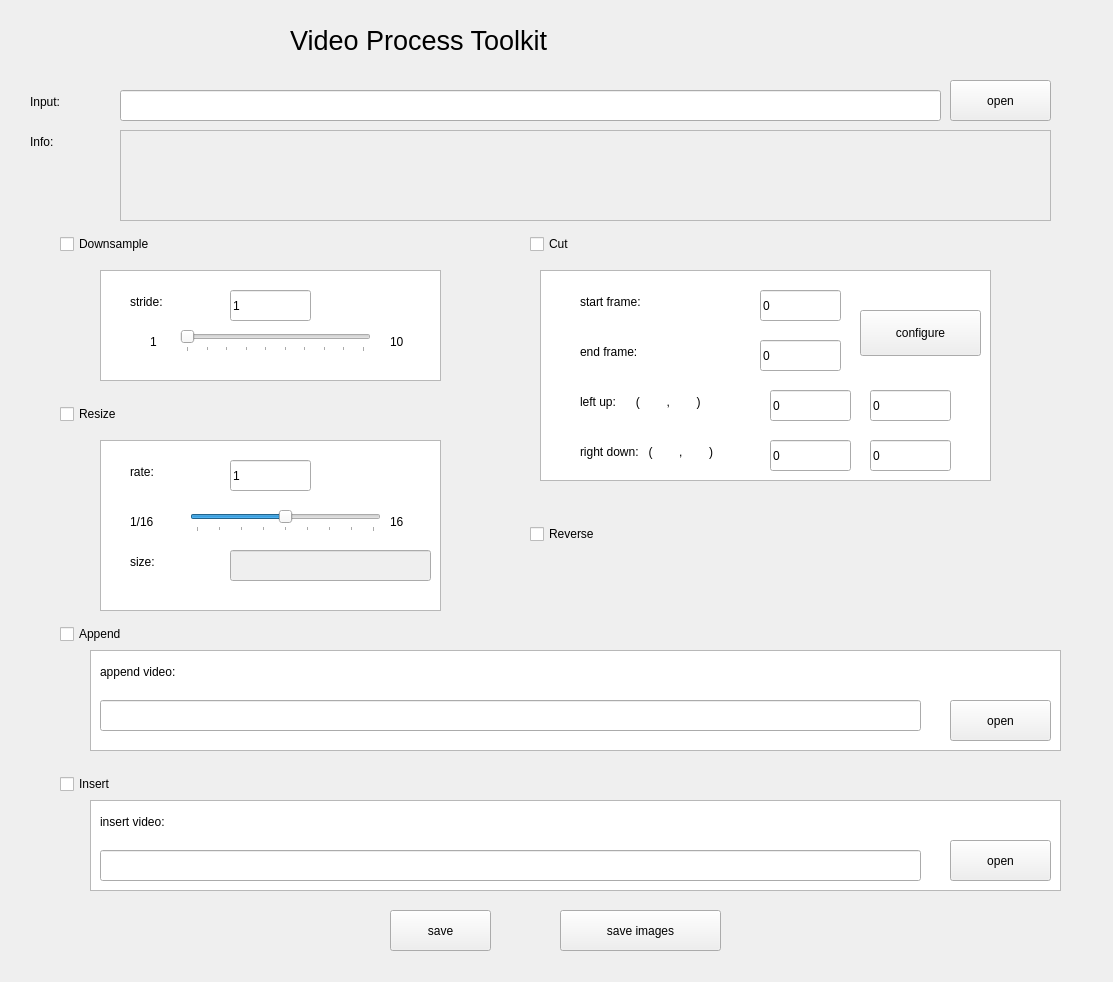
<?xml version="1.0" encoding="UTF-8"?>
<ui version="4.0">
 <class>MainWindow</class>
 <widget class="QMainWindow" name="MainWindow">
  <property name="geometry">
   <rect>
    <x>0</x>
    <y>0</y>
    <width>1113</width>
    <height>982</height>
   </rect>
  </property>
  <property name="windowTitle">
   <string>MainWindow</string>
  </property>
  <widget class="QWidget" name="centralwidget">
   <widget class="QLabel" name="label">
    <property name="geometry">
     <rect>
      <x>30</x>
      <y>90</y>
      <width>81</width>
      <height>24</height>
     </rect>
    </property>
    <property name="text">
     <string>Input:</string>
    </property>
   </widget>
   <widget class="QLineEdit" name="inputEdit">
    <property name="geometry">
     <rect>
      <x>120</x>
      <y>90</y>
      <width>821</width>
      <height>31</height>
     </rect>
    </property>
   </widget>
   <widget class="QPushButton" name="selectButton">
    <property name="geometry">
     <rect>
      <x>950</x>
      <y>80</y>
      <width>101</width>
      <height>41</height>
     </rect>
    </property>
    <property name="text">
     <string>open</string>
    </property>
   </widget>
   <widget class="QTableWidget" name="tableWidget">
    <property name="geometry">
     <rect>
      <x>100</x>
      <y>270</y>
      <width>341</width>
      <height>111</height>
     </rect>
    </property>
   </widget>
   <widget class="QLabel" name="label_2">
    <property name="geometry">
     <rect>
      <x>130</x>
      <y>290</y>
      <width>108</width>
      <height>24</height>
     </rect>
    </property>
    <property name="text">
     <string>stride:</string>
    </property>
   </widget>
   <widget class="QSlider" name="strideSlider">
    <property name="geometry">
     <rect>
      <x>180</x>
      <y>330</y>
      <width>191</width>
      <height>22</height>
     </rect>
    </property>
    <property name="minimum">
     <number>1</number>
    </property>
    <property name="maximum">
     <number>10</number>
    </property>
    <property name="tracking">
     <bool>true</bool>
    </property>
    <property name="orientation">
     <enum>Qt::Horizontal</enum>
    </property>
    <property name="tickPosition">
     <enum>QSlider::TicksBelow</enum>
    </property>
    <property name="tickInterval">
     <number>1</number>
    </property>
   </widget>
   <widget class="QLineEdit" name="strideEdit">
    <property name="geometry">
     <rect>
      <x>230</x>
      <y>290</y>
      <width>81</width>
      <height>31</height>
     </rect>
    </property>
    <property name="text">
     <string>1</string>
    </property>
   </widget>
   <widget class="QLabel" name="label_3">
    <property name="geometry">
     <rect>
      <x>150</x>
      <y>330</y>
      <width>31</width>
      <height>24</height>
     </rect>
    </property>
    <property name="text">
     <string>1</string>
    </property>
   </widget>
   <widget class="QLabel" name="label_4">
    <property name="geometry">
     <rect>
      <x>390</x>
      <y>330</y>
      <width>41</width>
      <height>24</height>
     </rect>
    </property>
    <property name="text">
     <string>10</string>
    </property>
   </widget>
   <widget class="QLabel" name="label_5">
    <property name="geometry">
     <rect>
      <x>130</x>
      <y>460</y>
      <width>108</width>
      <height>24</height>
     </rect>
    </property>
    <property name="text">
     <string>stride:</string>
    </property>
   </widget>
   <widget class="QTableWidget" name="tableWidget_2">
    <property name="geometry">
     <rect>
      <x>100</x>
      <y>440</y>
      <width>341</width>
      <height>171</height>
     </rect>
    </property>
   </widget>
   <widget class="QLineEdit" name="resizeRateEdit">
    <property name="geometry">
     <rect>
      <x>230</x>
      <y>460</y>
      <width>81</width>
      <height>31</height>
     </rect>
    </property>
    <property name="text">
     <string>1</string>
    </property>
   </widget>
   <widget class="QLabel" name="label_8">
    <property name="geometry">
     <rect>
      <x>130</x>
      <y>460</y>
      <width>108</width>
      <height>24</height>
     </rect>
    </property>
    <property name="text">
     <string>rate:</string>
    </property>
   </widget>
   <widget class="QLabel" name="label_9">
    <property name="geometry">
     <rect>
      <x>30</x>
      <y>130</y>
      <width>81</width>
      <height>24</height>
     </rect>
    </property>
    <property name="text">
     <string>Info:</string>
    </property>
   </widget>
   <widget class="QTableWidget" name="tableWidget_3">
    <property name="geometry">
     <rect>
      <x>540</x>
      <y>270</y>
      <width>451</width>
      <height>211</height>
     </rect>
    </property>
   </widget>
   <widget class="QLabel" name="label_10">
    <property name="geometry">
     <rect>
      <x>580</x>
      <y>290</y>
      <width>161</width>
      <height>24</height>
     </rect>
    </property>
    <property name="text">
     <string>start frame:</string>
    </property>
   </widget>
   <widget class="QLineEdit" name="endIdxEdit">
    <property name="geometry">
     <rect>
      <x>760</x>
      <y>340</y>
      <width>81</width>
      <height>31</height>
     </rect>
    </property>
    <property name="text">
     <string>0</string>
    </property>
   </widget>
   <widget class="QLabel" name="label_11">
    <property name="geometry">
     <rect>
      <x>580</x>
      <y>340</y>
      <width>141</width>
      <height>24</height>
     </rect>
    </property>
    <property name="text">
     <string>end frame:</string>
    </property>
   </widget>
   <widget class="QLineEdit" name="startIdxEdit">
    <property name="geometry">
     <rect>
      <x>760</x>
      <y>290</y>
      <width>81</width>
      <height>31</height>
     </rect>
    </property>
    <property name="text">
     <string>0</string>
    </property>
   </widget>
   <widget class="QLineEdit" name="xMinEdit">
    <property name="geometry">
     <rect>
      <x>770</x>
      <y>390</y>
      <width>81</width>
      <height>31</height>
     </rect>
    </property>
    <property name="text">
     <string>0</string>
    </property>
   </widget>
   <widget class="QLabel" name="label_12">
    <property name="geometry">
     <rect>
      <x>580</x>
      <y>390</y>
      <width>411</width>
      <height>24</height>
     </rect>
    </property>
    <property name="text">
     <string>left up:      (        ,        )</string>
    </property>
   </widget>
   <widget class="QLineEdit" name="yMinEdit">
    <property name="geometry">
     <rect>
      <x>870</x>
      <y>390</y>
      <width>81</width>
      <height>31</height>
     </rect>
    </property>
    <property name="text">
     <string>0</string>
    </property>
   </widget>
   <widget class="QLineEdit" name="yMaxEdit">
    <property name="geometry">
     <rect>
      <x>870</x>
      <y>440</y>
      <width>81</width>
      <height>31</height>
     </rect>
    </property>
    <property name="text">
     <string>0</string>
    </property>
   </widget>
   <widget class="QLineEdit" name="xMaxEdit">
    <property name="geometry">
     <rect>
      <x>770</x>
      <y>440</y>
      <width>81</width>
      <height>31</height>
     </rect>
    </property>
    <property name="text">
     <string>0</string>
    </property>
   </widget>
   <widget class="QLabel" name="label_14">
    <property name="geometry">
     <rect>
      <x>580</x>
      <y>440</y>
      <width>411</width>
      <height>24</height>
     </rect>
    </property>
    <property name="text">
     <string>right down:   (        ,        )</string>
    </property>
   </widget>
   <widget class="QPushButton" name="cutSelectButton">
    <property name="geometry">
     <rect>
      <x>860</x>
      <y>310</y>
      <width>121</width>
      <height>46</height>
     </rect>
    </property>
    <property name="text">
     <string>configure</string>
    </property>
   </widget>
   <widget class="QLineEdit" name="appendEdit">
    <property name="geometry">
     <rect>
      <x>100</x>
      <y>700</y>
      <width>821</width>
      <height>31</height>
     </rect>
    </property>
   </widget>
   <widget class="QPushButton" name="loadAppendButton">
    <property name="geometry">
     <rect>
      <x>950</x>
      <y>700</y>
      <width>101</width>
      <height>41</height>
     </rect>
    </property>
    <property name="text">
     <string>open</string>
    </property>
   </widget>
   <widget class="QTableWidget" name="tableWidget_4">
    <property name="geometry">
     <rect>
      <x>90</x>
      <y>650</y>
      <width>971</width>
      <height>101</height>
     </rect>
    </property>
   </widget>
   <widget class="QLineEdit" name="insertEdit">
    <property name="geometry">
     <rect>
      <x>100</x>
      <y>850</y>
      <width>821</width>
      <height>31</height>
     </rect>
    </property>
   </widget>
   <widget class="QTableWidget" name="tableWidget_5">
    <property name="geometry">
     <rect>
      <x>90</x>
      <y>800</y>
      <width>971</width>
      <height>91</height>
     </rect>
    </property>
   </widget>
   <widget class="QPushButton" name="loadInsertButton">
    <property name="geometry">
     <rect>
      <x>950</x>
      <y>840</y>
      <width>101</width>
      <height>41</height>
     </rect>
    </property>
    <property name="text">
     <string>open</string>
    </property>
   </widget>
   <widget class="QLabel" name="label_13">
    <property name="geometry">
     <rect>
      <x>100</x>
      <y>810</y>
      <width>171</width>
      <height>24</height>
     </rect>
    </property>
    <property name="text">
     <string>insert video:</string>
    </property>
   </widget>
   <widget class="QLabel" name="label_15">
    <property name="geometry">
     <rect>
      <x>100</x>
      <y>660</y>
      <width>171</width>
      <height>24</height>
     </rect>
    </property>
    <property name="text">
     <string>append video:</string>
    </property>
   </widget>
   <widget class="QPushButton" name="saveButton">
    <property name="geometry">
     <rect>
      <x>390</x>
      <y>910</y>
      <width>101</width>
      <height>41</height>
     </rect>
    </property>
    <property name="text">
     <string>save</string>
    </property>
   </widget>
   <widget class="QLabel" name="label_18">
    <property name="geometry">
     <rect>
      <x>290</x>
      <y>10</y>
      <width>541</width>
      <height>61</height>
     </rect>
    </property>
    <property name="font">
     <font>
      <family>Arial</family>
      <pointsize>20</pointsize>
      <weight>50</weight>
      <bold>false</bold>
     </font>
    </property>
    <property name="text">
     <string>Video Process Toolkit</string>
    </property>
    <property name="scaledContents">
     <bool>false</bool>
    </property>
   </widget>
   <widget class="QLabel" name="label_19">
    <property name="geometry">
     <rect>
      <x>130</x>
      <y>550</y>
      <width>71</width>
      <height>24</height>
     </rect>
    </property>
    <property name="text">
     <string>size:</string>
    </property>
   </widget>
   <widget class="QLineEdit" name="resizeSizeEdit">
    <property name="enabled">
     <bool>false</bool>
    </property>
    <property name="geometry">
     <rect>
      <x>230</x>
      <y>550</y>
      <width>201</width>
      <height>31</height>
     </rect>
    </property>
   </widget>
   <widget class="QTextEdit" name="videoInfoEdit">
    <property name="enabled">
     <bool>false</bool>
    </property>
    <property name="geometry">
     <rect>
      <x>120</x>
      <y>130</y>
      <width>931</width>
      <height>91</height>
     </rect>
    </property>
   </widget>
   <widget class="QCheckBox" name="downsampleCheckBox">
    <property name="geometry">
     <rect>
      <x>60</x>
      <y>230</y>
      <width>171</width>
      <height>28</height>
     </rect>
    </property>
    <property name="text">
     <string>Downsample</string>
    </property>
   </widget>
   <widget class="QCheckBox" name="resizeCheckBox">
    <property name="geometry">
     <rect>
      <x>60</x>
      <y>400</y>
      <width>171</width>
      <height>28</height>
     </rect>
    </property>
    <property name="text">
     <string>Resize</string>
    </property>
   </widget>
   <widget class="QCheckBox" name="cutCheckBox">
    <property name="geometry">
     <rect>
      <x>530</x>
      <y>230</y>
      <width>171</width>
      <height>28</height>
     </rect>
    </property>
    <property name="text">
     <string>Cut</string>
    </property>
   </widget>
   <widget class="QCheckBox" name="reverseCheckBox">
    <property name="geometry">
     <rect>
      <x>530</x>
      <y>520</y>
      <width>171</width>
      <height>28</height>
     </rect>
    </property>
    <property name="text">
     <string>Reverse</string>
    </property>
   </widget>
   <widget class="QCheckBox" name="appendCheckBox">
    <property name="geometry">
     <rect>
      <x>60</x>
      <y>620</y>
      <width>171</width>
      <height>28</height>
     </rect>
    </property>
    <property name="text">
     <string>Append</string>
    </property>
   </widget>
   <widget class="QCheckBox" name="insertCheckBox">
    <property name="geometry">
     <rect>
      <x>60</x>
      <y>770</y>
      <width>171</width>
      <height>28</height>
     </rect>
    </property>
    <property name="text">
     <string>Insert</string>
    </property>
   </widget>
   <widget class="QLabel" name="label_6">
    <property name="geometry">
     <rect>
      <x>390</x>
      <y>510</y>
      <width>41</width>
      <height>24</height>
     </rect>
    </property>
    <property name="text">
     <string>16</string>
    </property>
   </widget>
   <widget class="QLabel" name="label_7">
    <property name="geometry">
     <rect>
      <x>130</x>
      <y>510</y>
      <width>51</width>
      <height>24</height>
     </rect>
    </property>
    <property name="text">
     <string>1/16</string>
    </property>
   </widget>
   <widget class="QSlider" name="resizeRateSlider">
    <property name="geometry">
     <rect>
      <x>190</x>
      <y>510</y>
      <width>191</width>
      <height>22</height>
     </rect>
    </property>
    <property name="minimum">
     <number>-4</number>
    </property>
    <property name="maximum">
     <number>4</number>
    </property>
    <property name="value">
     <number>0</number>
    </property>
    <property name="tracking">
     <bool>true</bool>
    </property>
    <property name="orientation">
     <enum>Qt::Horizontal</enum>
    </property>
    <property name="tickPosition">
     <enum>QSlider::TicksBelow</enum>
    </property>
    <property name="tickInterval">
     <number>1</number>
    </property>
   </widget>
   <widget class="QPushButton" name="grabImgButton">
    <property name="geometry">
     <rect>
      <x>560</x>
      <y>910</y>
      <width>161</width>
      <height>41</height>
     </rect>
    </property>
    <property name="text">
     <string>save images</string>
    </property>
   </widget>
   <zorder>tableWidget_5</zorder>
   <zorder>tableWidget_4</zorder>
   <zorder>tableWidget</zorder>
   <zorder>label</zorder>
   <zorder>inputEdit</zorder>
   <zorder>selectButton</zorder>
   <zorder>label_2</zorder>
   <zorder>strideSlider</zorder>
   <zorder>strideEdit</zorder>
   <zorder>label_3</zorder>
   <zorder>label_4</zorder>
   <zorder>label_5</zorder>
   <zorder>tableWidget_2</zorder>
   <zorder>resizeRateEdit</zorder>
   <zorder>label_8</zorder>
   <zorder>label_9</zorder>
   <zorder>tableWidget_3</zorder>
   <zorder>label_10</zorder>
   <zorder>endIdxEdit</zorder>
   <zorder>label_11</zorder>
   <zorder>startIdxEdit</zorder>
   <zorder>xMinEdit</zorder>
   <zorder>label_12</zorder>
   <zorder>yMinEdit</zorder>
   <zorder>yMaxEdit</zorder>
   <zorder>xMaxEdit</zorder>
   <zorder>label_14</zorder>
   <zorder>cutSelectButton</zorder>
   <zorder>appendEdit</zorder>
   <zorder>loadAppendButton</zorder>
   <zorder>insertEdit</zorder>
   <zorder>loadInsertButton</zorder>
   <zorder>label_13</zorder>
   <zorder>label_15</zorder>
   <zorder>saveButton</zorder>
   <zorder>label_18</zorder>
   <zorder>label_19</zorder>
   <zorder>resizeSizeEdit</zorder>
   <zorder>videoInfoEdit</zorder>
   <zorder>downsampleCheckBox</zorder>
   <zorder>resizeCheckBox</zorder>
   <zorder>cutCheckBox</zorder>
   <zorder>reverseCheckBox</zorder>
   <zorder>appendCheckBox</zorder>
   <zorder>insertCheckBox</zorder>
   <zorder>label_6</zorder>
   <zorder>label_7</zorder>
   <zorder>resizeRateSlider</zorder>
   <zorder>grabImgButton</zorder>
  </widget>
 </widget>
 <resources/>
 <connections/>
</ui>
